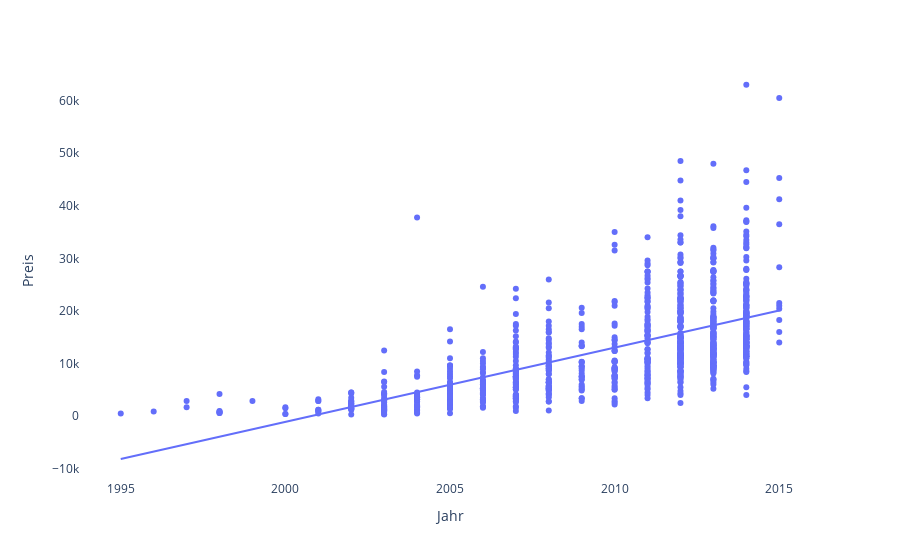

Notebook cell for this chart:
### Markdown cell above
Da die "strip"-Funktion keine Möglichkeit zum aktuellen Zeitpunkt aufweist eine Trendlinie als Parameter hinzuzufügen wird im Folgenden eine weitere Visualisierung mit "scatter" durchgeführt.

### Code cell
# Visualisierung Jahr / Preis mit Trendlinie
fig = px.scatter(df_sample, x="year", y="price", trendline="ols", labels={"price":"Preis","year":"Jahr"})
fig.update_layout({
'plot_bgcolor': 'rgba(0, 0, 0, 0)',
'paper_bgcolor': 'rgba(0, 0, 0, 0)',
})
fig.show()

### Figure 1 — Plotly figure (JSON) as saved in the notebook; plotly's stock layout.template omitted (floating-point values rounded to 4 significant figures; data arrays with more than 128 entries replaced by an {"elided": "..."} marker saying what was removed)
{"data": [{"hovertemplate": "Jahr=%{x}<br>Preis=%{y}<extra></extra>", "legendgroup": "", "marker": {"color": "#636efa", "symbol": "circle"}, "mode": "markers", "name": "", "orientation": "v", "showlegend": false, "type": "scatter", "x": {"elided": "1000 int values"}, "xaxis": "x", "y": {"elided": "1000 int values"}, "yaxis": "y"}, {"hovertemplate": "<b>OLS trendline</b><br>price = 1412.41 * year + -2.82591e+06<br>R<sup>2</sup>=0.368852<br><br>Jahr=%{x}<br>Preis=%{y} <b>(trend)</b><extra></extra>", "legendgroup": "", "marker": {"color": "#636efa", "symbol": "circle"}, "mode": "lines", "name": "", "showlegend": false, "type": "scatter", "x": {"elided": "1000 int values"}, "xaxis": "x", "y": {"elided": "1000 float values"}, "yaxis": "y"}], "layout": {"legend": {"tracegroupgap": 0}, "margin": {"t": 60}, "paper_bgcolor": "rgba(0, 0, 0, 0)", "plot_bgcolor": "rgba(0, 0, 0, 0)", "xaxis": {"anchor": "y", "domain": [0, 1], "title": {"text": "Jahr"}}, "yaxis": {"anchor": "x", "domain": [0, 1], "title": {"text": "Preis"}}}}
